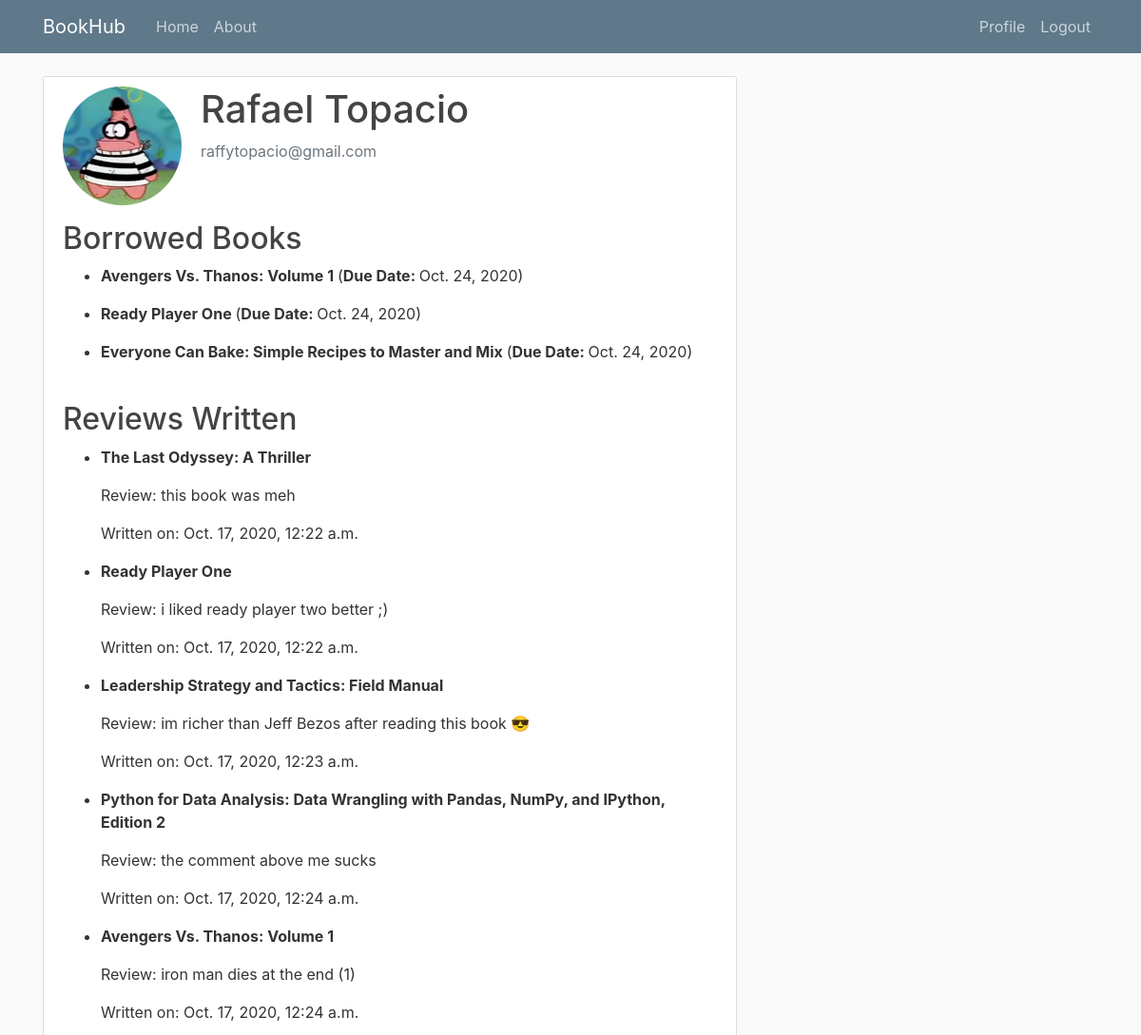
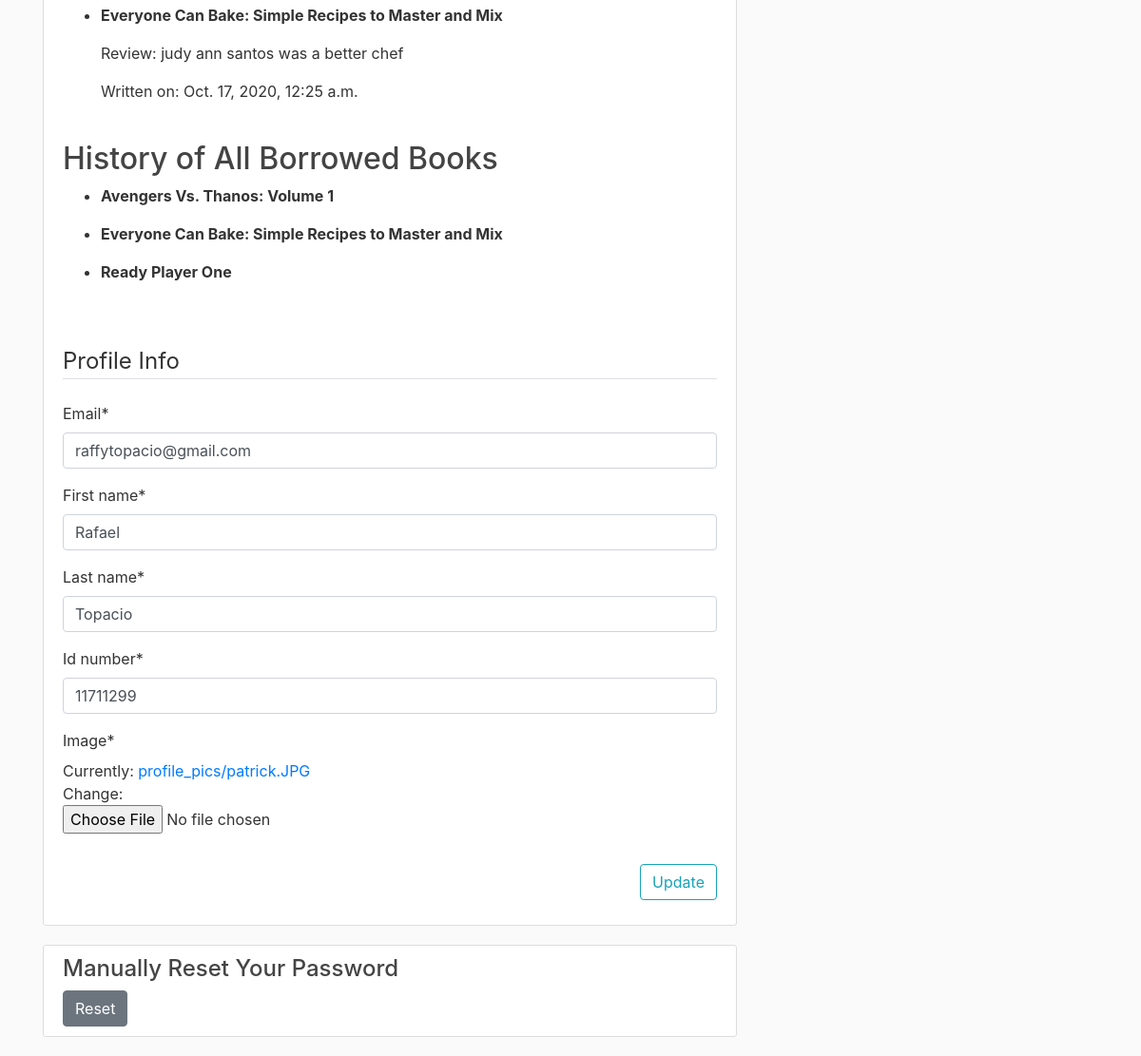
Page /profile/ (signed in) on the committed database (2 pictures, top to bottom).
### users/models.py (models this page shows, shortened)
class Profile(models.Model):
	user = models.OneToOneField(User, on_delete=models.CASCADE)
	image = models.ImageField(default='default.jpg', upload_to='profile_pics')
	id_number = models.CharField(default='', max_length=8)

### library_website/models.py (models this page shows, shortened)
class BookInstance(models.Model):
	id = models.UUIDField(primary_key=True, default=uuid.uuid4, help_text='Unique ID')
	book = models.ForeignKey('Book', on_delete=models.CASCADE, null=True, help_text='Choose an instance of a book')
	imprint = models.CharField(max_length=200, help_text='Follow this template: Published by [insert author name] on [insert year of publication]')
	due_back = models.DateField(null=True, blank=True, help_text='Follow this template: [YYYY-MM-DD] (Ex.: 2020-04-26) [NOTE: PLEASE LEAVE FIELD AS EMPTY IF THERE IS NO BORROWER]')
	borrower = models.ForeignKey(User, on_delete=models.CASCADE, null=True, blank=True, help_text='[NOTE: PLEASE CHOOSE NULL FIELD IF THERE IS NO BORROWER]')
	@property
	def is_overdue(self):
	    if self.due_back and date.today() > self.due_back:
	        return True
	    return False
	LOAN_STATUS = (
		('a', 'Available'),
		('r', 'Reserved'),
	)
	status = models.CharField(
		max_length=1,
		choices=LOAN_STATUS,
		blank=True,
		default='a',
		help_text='Book availability [NOTE: PLEASE SET TO AVAILABLE IF BOOK IS NOT BORROWED]',
	)
	class Meta:
		ordering = ['due_back']

class Book(models.Model):
	title = models.CharField(max_length = 250)
	author = models.ForeignKey('Author', on_delete=models.CASCADE, null = True) # CASCADE means if a book is deleted, the author won't be deleted
	publisher = models.ForeignKey('Publisher', on_delete=models.CASCADE, null = True)
	year_of_publication = models.CharField('Year of Publication', default='', max_length=4 )
	isbn = models.CharField('ISBN', max_length=13, help_text='13 Character ISBN number')
	dewey = models.CharField('Dewey Decimal System', default='', max_length=3, help_text='3 Digit Call Number based on Book Subject or Genre')
	image = models.ImageField(default='noImage.jpg', upload_to='book_pics', help_text='Upload cover photo of the book')

class Comment(models.Model):
	id = models.UUIDField(primary_key=True, default=uuid.uuid4, help_text='Unique ID')
	book = models.ForeignKey('Book', on_delete=models.CASCADE, related_name='reviews')
	user = models.ForeignKey(User, on_delete=models.CASCADE, null=True)
	comment = models.TextField(default = '', max_length = 3000, help_text='Enter your review of the book')
	created_on = models.DateTimeField(auto_now_add=True)
	class Meta:
		ordering = ['created_on']

class HistoryOfBorrowers(models.Model):
	id = models.UUIDField(primary_key=True, default=uuid.uuid4, help_text='Unique ID')
	book = models.ForeignKey('Book', on_delete=models.CASCADE, null=True)
	borrower = models.ForeignKey(User, on_delete=models.CASCADE, null=True, blank=True)

### users/views.py (the view)
# urls.py: path('profile/', user_views.profile,  name='profile'),
@login_required
def profile (request):
	if request.method == 'POST':
		u_form = UserUpdateForm(request.POST, instance = request.user)
		p_form = ProfileUpdateForm(request.POST, request.FILES, instance = request.user.profile)
		if u_form.is_valid() and p_form.is_valid():
			u_form.save()
			p_form.save()
			messages.success(request, f'Your account has been updated!')
			return redirect('profile')
	else:
		u_form = UserUpdateForm(instance = request.user)
		p_form = ProfileUpdateForm(instance = request.user.profile)
	bookinstance_list = BookInstance.objects.filter(borrower=request.user).filter(status__exact='r').order_by('due_back')
	history_list = HistoryOfBorrowers.objects.filter(borrower=request.user)
	comment_list = Comment.objects.filter(user=request.user)
	context = {
		'u_form': u_form,
		'p_form': p_form,
		'bookinstance_list': bookinstance_list,
		'comment_list': comment_list,
		'history_list': history_list,
	}
	return render(request, 'users/profile.html', context)

### users/forms.py
class UserUpdateForm(forms.ModelForm):
	first_name = forms.CharField(max_length=100)
	last_name = forms.CharField(max_length=100)
	email = forms.EmailField()
	class Meta:
		model = User
		fields = ['email', 'first_name', 'last_name']

class ProfileUpdateForm(forms.ModelForm):
	class Meta:
		model = Profile
		fields = ['id_number', 'image']

### library_website/templatetags/restrict_access.py (called while the page is built)
@register.filter(name='has_group')
def has_group(user, BookManager):
    group =  Group.objects.get(name=BookManager)
    return group in user.groups.all()

### users/templates/users/profile.html (shortened to what this page needs)
{% extends "library_website/base.html"%}
{% load crispy_forms_tags %}
{% block content %}
    <div class ="content-section">
    	<div class = "media">
    		<img class ="rounded-circle account-img" src="{{ user.profile.image.url }}">
    		<div class ="media-body">
    			<h2 class="account-heading">{{ user.first_name}} {{ user.last_name }} </h2>
    			<p class="text-secondary">{{ user.email }}</p>
    		</div>
    	</div>
        <h2>Borrowed Books</h2>
        {% if bookinstance_list %}
            <ul>
              {% for bookinst in bookinstance_list %}
              <li class="{% if bookinst.is_overdue %}text-danger{% endif %}">
                <p><strong> {{bookinst.book.title}} </strong>(<strong>Due Date: </strong> {{ bookinst.due_back }}) </p>
              </li>
              {% endfor %}
              <br/>
            </ul>
        {% else %}
          <p>There are no books borrowed.</p>
        {% endif %}
        <h2> Reviews Written</h2>
        {% if comment_list %}
            <ul>
              {% for commentinst in comment_list %}
              <li>
                <p><strong> {{commentinst.book.title}} </strong></p>
                <p> Review: {{commentinst.comment}} </p>
                <p> Written on: {{commentinst.created_on}}</p>
              </li>
              {% endfor %}
              <br/>
            </ul>
        {% else %}
          <p>You have not yet written any reviews on a book.</p>
        {% endif %}
        <h2> History of All Borrowed Books </h2>
        {% if history_list %}
            <ul>
              {% for historyiterator in history_list %}
                  <li>
                    <p><strong> {{historyiterator.book.title}} </strong></p>
                  </li>
              {% endfor %}
              <br/>
            </ul>
        {% else %}
          <p>There are no books borrowed yet.</p>
        {% endif %}
        <br/>
    	<form method="POST" enctype="multipart/form-data">
    		<fieldset class ="form-group">
    			<legend class ="border-bottom mb-4">Profile Info</legend>
    			{{ u_form|crispy }}
    			{{ p_form|crispy }}
    		</fieldset>
    		<div class="text-right">
    			<button class="btn btn-outline-info" type="submit"> Update </button>
    		</div>
    	</form>
    </div>
    <div class ="content-section">
        <h4> Manually Reset Your Password </h4>
         <a href="{% url 'password_reset' %}">
            <button class="btn btn-secondary" type="submit"> Reset </button>
         </a>
    </div>
{% endblock content %}

### library_website/static/library_website/main.css (style rules this page uses)
body { background: #fafafa; color: #333333; margin-top: 5rem; }
h1, h2, h3, h4, h5, h6 { color: #444444; }
ul { margin: 0; }
.content-section { background: #ffffff; padding: 10px 20px; border: 1px solid #dddddd; border-radius: 3px; margin-bottom: 20px; }
.account-img { height: 125px; width: 125px; margin-right: 20px; margin-bottom: 16px; }
.account-heading { font-size: 2.5rem; }

### rows in the picture
BookInstance: book "Avengers Vs. Thanos: Volume 1", due_back "Oct. 24, 2020"
BookInstance: book "Ready Player One", due_back "Oct. 24, 2020"
BookInstance: book "Everyone Can Bake: Simple Recipes to Master and Mix", due_back "Oct. 24, 2020"
Comment: book "The Last Odyssey: A Thriller", comment "this book was meh", created_on "Oct. 17, 2020, 12:22 a.m."
Comment: book "Ready Player One", comment "i liked ready player two better ;)", created_on "Oct. 17, 2020, 12:22 a.m."
Comment: book "Leadership Strategy and Tactics: Field Manual", comment "im richer than Jeff Bezos after reading this book 😎", created_on "Oct. 17, 2020, 12:23 a.m."
Comment: book "Python for Data Analysis: Data Wrangling with Pandas, NumPy, and IPython, Edition 2", comment "the comment above me sucks", created_on "Oct. 17, 2020, 12:24 a.m."
Comment: book "Avengers Vs. Thanos: Volume 1", comment "iron man dies at the end (1)", created_on "Oct. 17, 2020, 12:24 a.m."
Comment: book "Everyone Can Bake: Simple Recipes to Master and Mix", comment "judy ann santos was a better chef", created_on "Oct. 17, 2020, 12:25 a.m."
HistoryOfBorrowers: book "Avengers Vs. Thanos: Volume 1"
HistoryOfBorrowers: book "Everyone Can Bake: Simple Recipes to Master and Mix"
HistoryOfBorrowers: book "Ready Player One"
Profile: id_number "11711299"

### other values in the picture
{{ user.first_name }} "Rafael"
{{ user.last_name }} "Topacio"
{{ user.email }} "raffytopacio@gmail.com"
